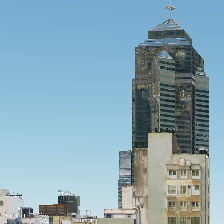
#> input picture research/data/restoration_v2_proxy_pairs/v2_0001_883_77_TZHXTHIVHM_1_29_5_D_Living_114.15281_22.279443_120.8576_27.540763_smear_warp/clean.png, 224 x 224 px
$ python -i common.py   (imports and definitions only)   (older library calls are emulated)
#> lines starting #> are read from the running program, lines starting #| are printed output that depends on the picture
#!/usr/bin/env python3
"""Shared utilities for the second restoration cycle."""

from __future__ import annotations

import csv
import io
import math
from pathlib import Path

import cv2
import numpy as np
from PIL import Image
from skimage.metrics import structural_similarity


def repo_root() -> Path:
    return Path(__file__).resolve().parents[2]


def load_rgb(path: Path) -> np.ndarray:
    with Image.open(path) as image:
        return np.asarray(image.convert("RGB"), dtype=np.uint8)


def save_rgb(path: Path, image: np.ndarray) -> None:
    path.parent.mkdir(parents=True, exist_ok=True)
    Image.fromarray(np.asarray(image, dtype=np.uint8), mode="RGB").save(path)


def load_mask(path: Path) -> np.ndarray:
    with Image.open(path) as image:
        return np.asarray(image.convert("L"), dtype=np.uint8) > 0


def save_mask(path: Path, mask: np.ndarray) -> None:
    path.parent.mkdir(parents=True, exist_ok=True)
    Image.fromarray((np.asarray(mask) > 0).astype(np.uint8) * 255, mode="L").save(path)


def read_csv(path: Path) -> list[dict[str, str]]:
    with path.open(newline="", encoding="utf-8") as handle:
        return list(csv.DictReader(handle))


# [81 lines left out: functions write_csv, json_dump, dilate, erode, soft_composite, strict_proxy_composite and 3 more, not called in this run]


def mean_edge(rgb: np.ndarray) -> np.ndarray:
    gray = cv2.cvtColor(rgb, cv2.COLOR_RGB2GRAY).astype(np.float32)
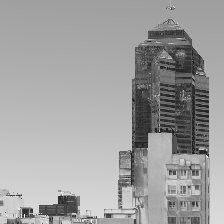
#> gray: shape (224, 224) float32; min 17, max 254, mean 159.2
    gx = cv2.Sobel(gray, cv2.CV_32F, 1, 0, ksize=3)
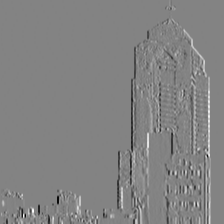
#> gx: shape (224, 224) float32; min -724, max 685, mean 0.1; drawn with min black and max white
    gy = cv2.Sobel(gray, cv2.CV_32F, 0, 1, ksize=3)
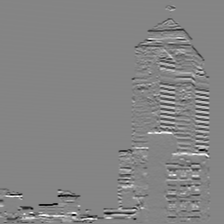
#> gy: shape (224, 224) float32; min -632, max 587, mean -0.1; drawn with min black and max white
    return cv2.magnitude(gx, gy)
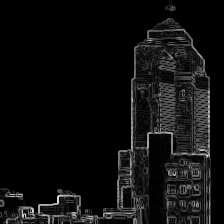
#> returned value: shape (224, 224) float32; min 0, max 801.6, mean 49.9; drawn with min black and max white


# [21 lines left out: function metric_row, not called in this run]


def resize_keep(rgb: np.ndarray, size: int = 512) -> np.ndarray:
    return np.asarray(Image.fromarray(rgb).resize((size, size), Image.Resampling.LANCZOS), dtype=np.uint8)


# [15 lines left out: function make_grid, not called in this run]

>>> import cv2
>>> picture = cv2.cvtColor(cv2.imread('../data/restoration_v2_proxy_pairs/v2_0001_883_77_TZHXTHIVHM_1_29_5_D_Living_114.15281_22.279443_120.8576_27.540763_smear_warp/clean.png'), cv2.COLOR_BGR2RGB)
>>> result = mean_edge(picture)
